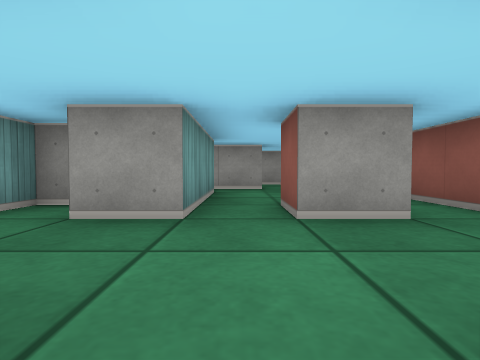
View 1 (above)

14 first-person views from a walk through a cub3D maze. The camera is about half as high as the walls, tilts 2° down and sees 80° across. The floor is counted in squares. Each view is taken from the middle of a square. On the plan, view 1 faces up. The plan holds only what a view shows up to about 9 squares ahead; the rest is blank.

View 2
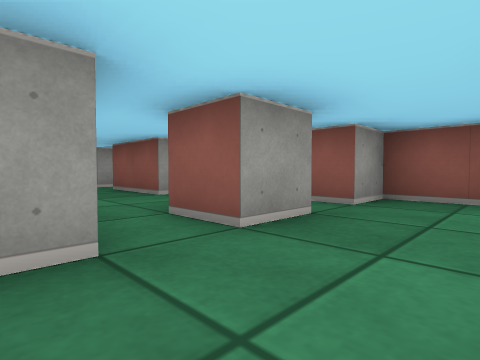

View 3
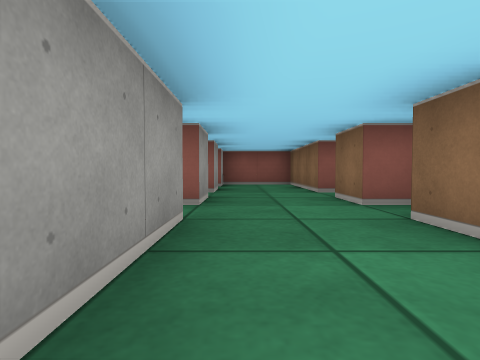

View 4
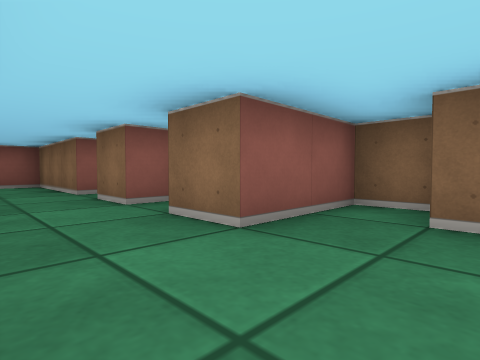

View 5
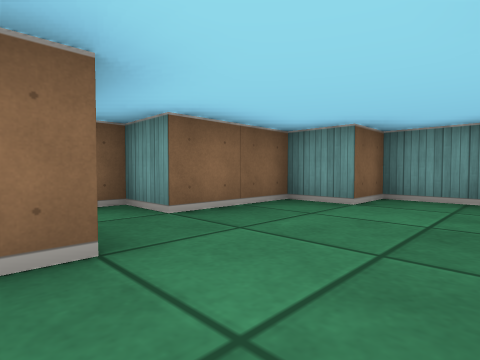

View 6
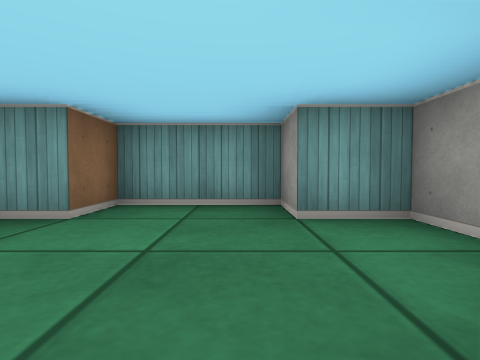

View 7
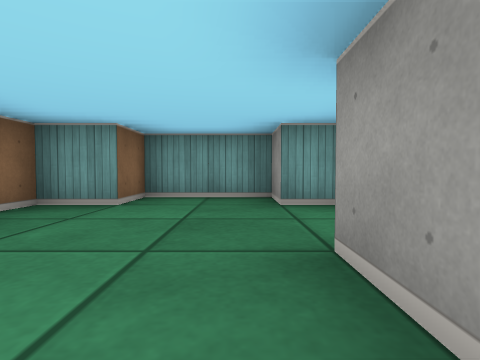

View 8
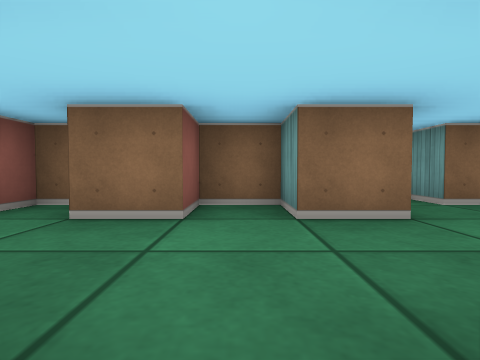

View 9
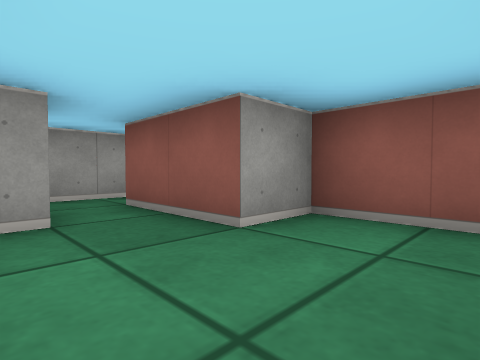

View 10
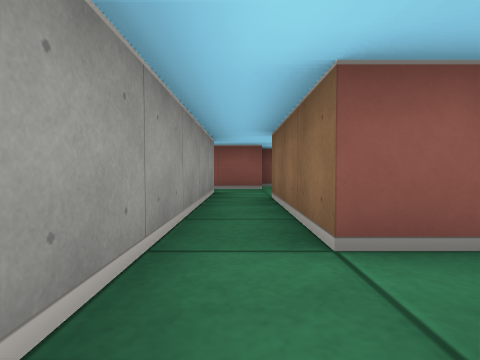

View 11
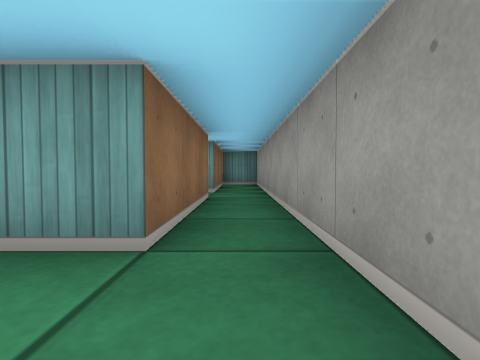

View 12
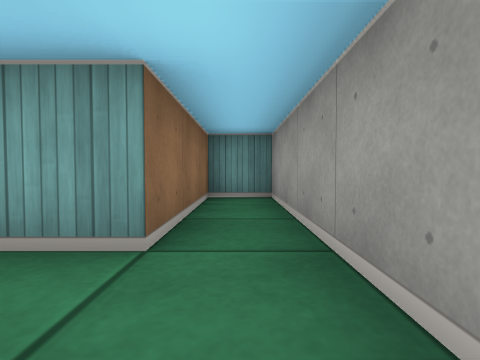

View 13
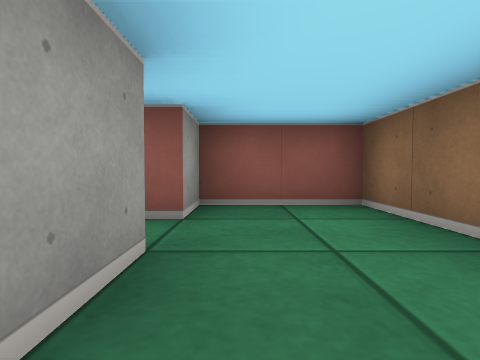

View 14
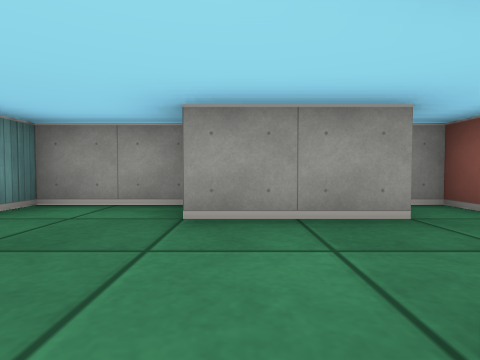

### Floor plan
Ten units are one square. View 1 is at (0, 0); x grows to the right and y downward. Boxes are objects, and circles mark ways between rooms. Rooms are numbered by the first view taken in them; rooms with no view inside come last. Other rooms are left out.
<svg viewBox="-80 -75 120 95">
<path fill="none" stroke="#000" d="M16 -25 5 -25 5 -35M0 5 5 5 5 -5 35 -5 35 -25 25 -25 25 -55 15 -55 15 -65M-15 -5 -5 -5M-5 -55 -5 -25 -15 -25M6 -65 -4 -65M-36 -25 -45 -25M-46 -35 -65 -35 -65 -25 -75 -25 -75 -5 -65 -5 -65 5 -45 5 -45 15 -35 15 -35 -5M-24 -25 -36 -25M-15 -25 -15 -35 -25 -35 -25 -29M-35 -5 -25 -5 -25 5 -15 5 -15 -5M-35 -46 -35 -55 -5 -55M-4 -65 -75 -65 -75 -55 -45 -55 -45 -46"/>
<circle cx="-10" cy="-15" r="3" fill="#2a7"/>
<circle cx="-10" cy="-60" r="3" fill="#2a7"/>
<circle cx="-30" cy="-15" r="3" fill="#2a7"/>
<text x="10" y="-20">1</text>
<text x="-50" y="-10">2</text>
<text x="-20" y="-20">3</text>
<text x="-40" y="-60">4</text>
</svg>
Room 1 opens to room 3. Room 1 opens to room 4. Room 2 opens to room 3.

Where each view was taken, in squares from view 1:
view 1: 0 up, 0 right, facing up
view 2: 1 up, 1 left, facing up-right
view 3: 2 up, 5 left, facing right
view 4: 2 up, 5 left, facing down-right
view 5: 2 up, 3 left, facing down-left
view 6: 2 up, 4 left, facing left
view 7: 2 up, 3 left, facing left
view 8: 3 up, 2 left, facing down
view 9: 4 up, 0 right, facing up-right
view 10: 6 up, 5 left, facing right
view 11: 6 up, 1 right, facing left
view 12: 6 up, 3 left, facing left
view 13: 2 up, 0 right, facing right
view 14: 0 up, 4 left, facing up
